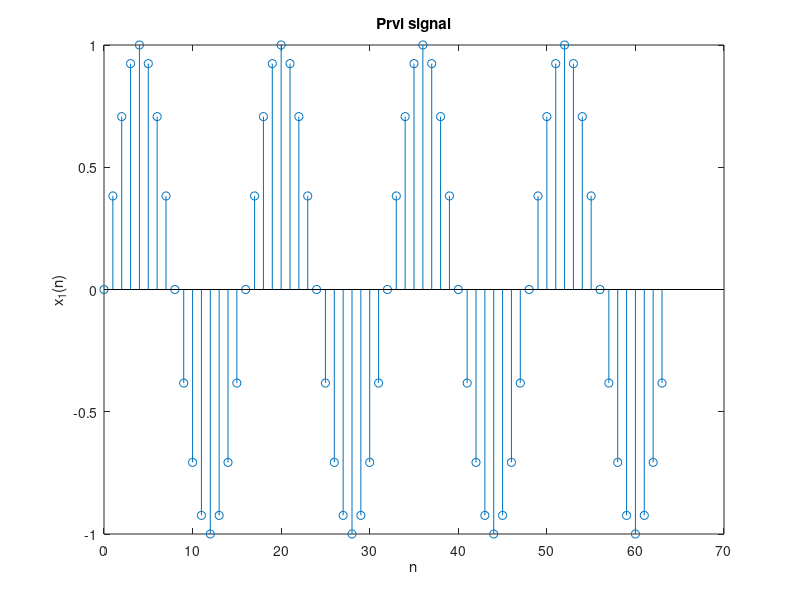
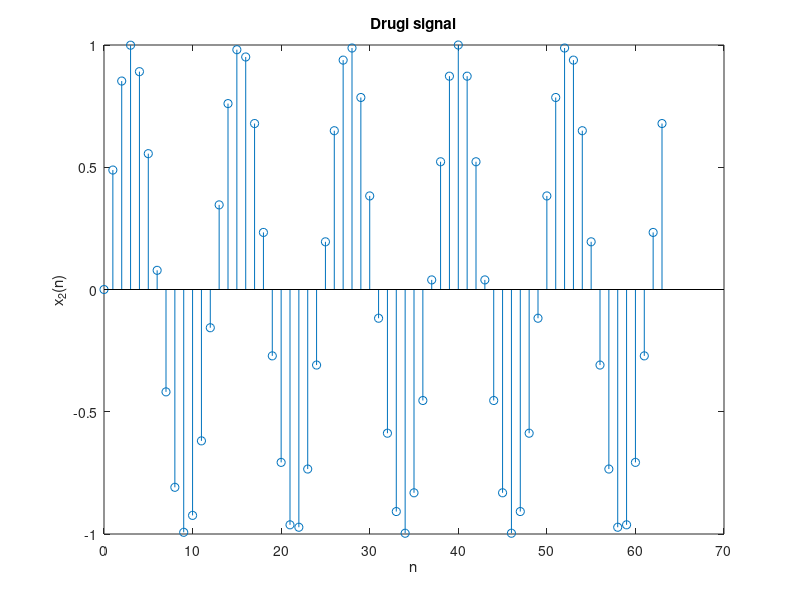
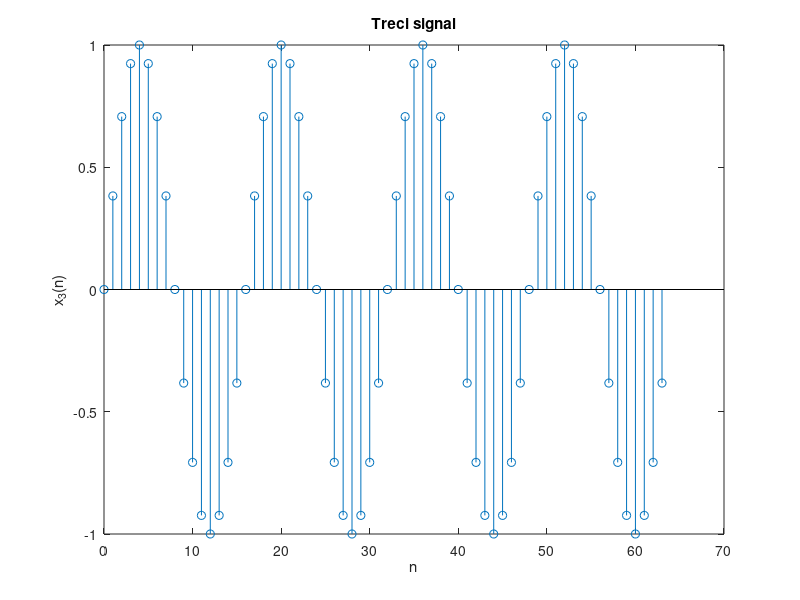
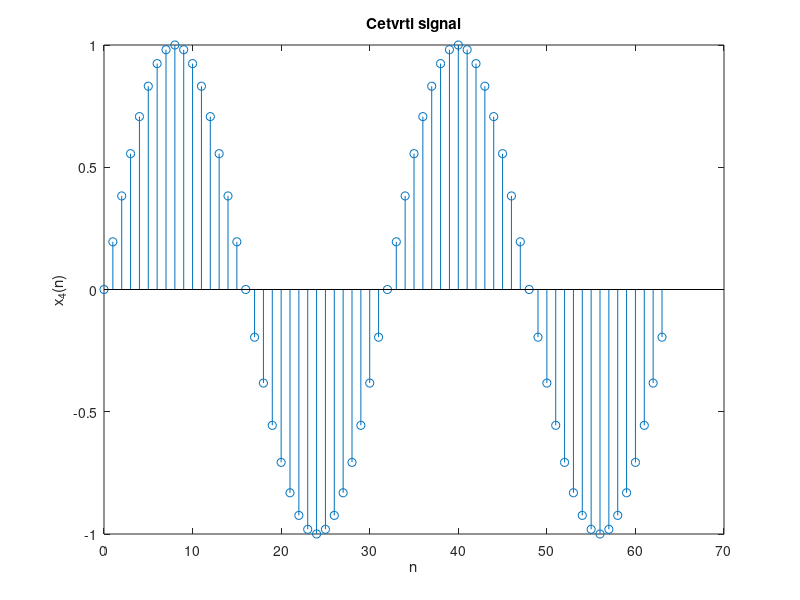

Source code (MATLAB) for these figures, in order:
clear all %praznjenje memorije(brisanje varijabli iz workspace-a)
n = [0 : 63]; %odredivanje domene

x1 = sin(2*pi*n/16); %definiranje signala x1
figure(1); %stvaranje slike za signal x1
stem(n, x1); %stvaranje grafa za signal x1
title('Prvi signal') %naslov slike
xlabel('n') %naslov apscise
ylabel('x_1(n)') %naslov ordinate


x2 = sin(2*pi*1.3*n/16); %definiranje signala x2
figure(2); %stvaranje slike za signal x2
stem(n, x2); %stvaranje grafa za signal x2
title('Drugi signal') %naslov slike
xlabel('n') %naslov apscise
ylabel('x_2(n)') %naslov ordinate


x3 = sin(2*pi*17*n/16); %definiranje signala x3
figure(3); %stvaranje slike za signal x3
stem(n, x3); %stvaranje grafa za signal x3
title('Treci signal') %naslov slike
xlabel('n') %naslov apscise
ylabel('x_3(n)') %naslov ordinate


x4 = sin(2*pi*n/32); %definiranje signala x4
figure(4); %stvaranje slike za signal x4
stem(n, x4); %stvaranje grafa za signal x4
title('Cetvrti signal') %naslov slike
xlabel('n') %naslov apscise
ylabel('x_4(n)') %naslov ordinate


x5 = sin(2*pi*n/64); %definiranje signala x5
figure(5); %stvaranje slike za signal x5
stem(n, x5); %stvaranje grafa za signal x5
title('Peti signal') %naslov slike
xlabel('n') %naslov apscise
ylabel('x_5(n)') %naslov ordinate
